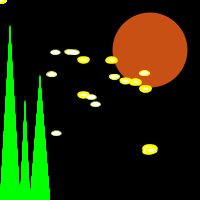
Frame 1 (no input)
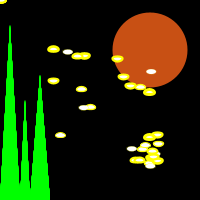
Frame 60 (the mouse pressed at the canvas centre just before this capture)
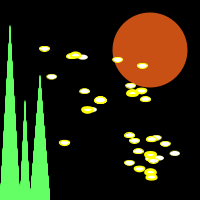
Frame 120 (the mouse held since frame 60 and released just before this capture)

The Processing sketch that drew these frames (run headless with seeded random() and noise(); from frame 60 on, the mouse is pressed at the canvas centre):

// Processing sketch: processing_40908
// ── processing_40908.pde

//Firefly lover

int num=15; //number of firefly couples
Fly [] myFly = new Fly [num]; //array for firefly
 
void setup(){
  size(200,200);
  background(200);
for (int i=0;i<myFly.length;i++){
  myFly [i]= new Fly(); //call the object fireflies from class Fly
}
}

void draw(){
  background(0);
  noStroke();
  fill(200,80,20);
  ellipse(150,50,75,75);//draw a moon
  for(int i=0;i<myFly.length;i++){
myFly[i].update(); //update and show the object fireflies from class Fly
myFly[i].display();

noStroke();
smooth();
  fill(mouseX,255,mouseY);
  triangle(0,200,20,200,10,25);
  triangle(20,200,30,200,25,100);
  triangle(30,200,50,200,40,75);//draw plant leaves
    
  stroke(255,255,0);
  strokeWeight(random(3));
  fill(255,255,255);
  ellipse(mouseX,mouseY,10,5);//draw a lonely firefly follow the mouse position
}
}

class Fly{ //draw a class for Firefly
  float x=random(150,50);
  float y=random(150,50);
  float x1=random(50,150);
  float y1=random(50,150);
  Fly(){
  }
  void update (){
    x=x+random(-2,2);
    y=y+random(-2,2);
   x1=x1+random(-1,1);
    y1=y1+random(-1,1);
  }
  void display(){
    strokeWeight(random(3));
    stroke(255,255,0);
    fill(255,255,255);
   ellipse(x,y,10,5);
   ellipse(x1,y1,10,5);
}
}
